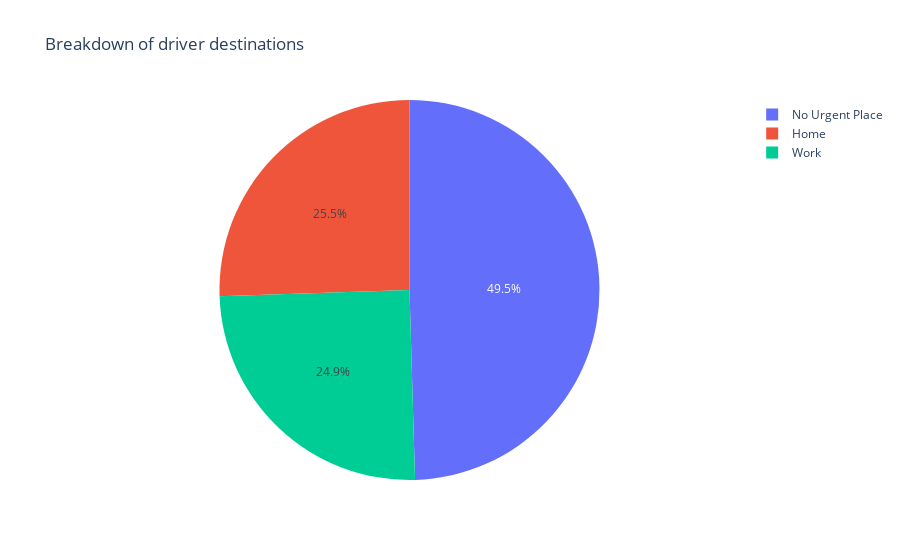

The cell this chart's notebook holds for it:
### Markdown cell above
# Begin data analysis:

### Code cell
fig = px.pie(data, names = 'destination', title= "Breakdown of driver destinations")
fig.show()

### Figure 1 — Plotly figure (JSON) as saved in the notebook; plotly's stock layout.template omitted (floating-point values rounded to 4 significant figures; data arrays with more than 128 entries replaced by an {"elided": "..."} marker saying what was removed)
{"data": [{"domain": {"x": [0, 1], "y": [0, 1]}, "hovertemplate": "destination=%{label}<extra></extra>", "labels": {"elided": "12684 str values"}, "legendgroup": "", "name": "", "showlegend": true, "type": "pie"}], "layout": {"legend": {"tracegroupgap": 0}, "title": {"text": "Breakdown of driver destinations"}}}
